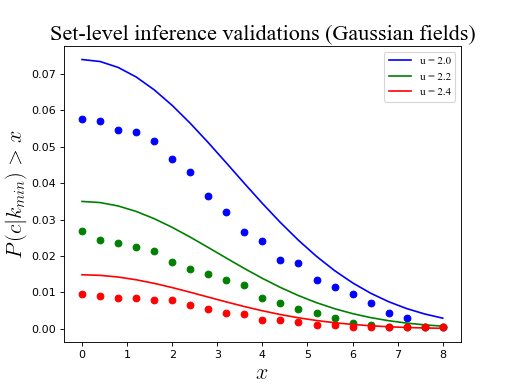

Python code for this plot:
import numpy as np
from matplotlib import pyplot
import rft1d

eps        = np.finfo(float).eps   #smallest float

#(0) Test on one random field:
np.random.seed(0)
nResponses   = 2000
nNodes       = 101
FWHM         = 8.5
interp       = True
wrap         = True
heights      = [2.0, 2.2, 2.4]
c            = 2
### generate data:
y            = rft1d.randn1d(nResponses, nNodes, FWHM)
calc         = rft1d.geom.ClusterMetricCalculator()
rftcalc      = rft1d.prob.RFTCalculator(STAT='Z', nodes=nNodes, FWHM=FWHM)

#(1) Maximum region size:
K0      = np.linspace(eps, 8, 21)
K       = [[calc.cluster_extents(yy, h, interp, wrap)   for yy in y]  for h in heights]
### compute number of upcrossings above a threshold:
C       = np.array([[[  sum([kkk>=k0 for kkk in kk])  for kk in k]  for k in K]   for k0 in K0])
P       = np.mean(C>=c, axis=2).T
P0      = np.array([[rftcalc.p.set(c, k0, h)  for h in heights]  for k0 in K0/FWHM]).T

#(2) Plot results:
pyplot.close('all')
name       = 'Times New Roman'
colors  = ['b', 'g', 'r']
ax      = pyplot.axes()
for color,p,p0,u in zip(colors,P,P0,heights):
        ax.plot(K0, p,  'o', color=color)
        ax.plot(K0, p0, '-', color=color, label='u = %.1f'%u)
ax.set_xlabel(r'$x$', size=20, usetex=True)
ax.set_ylabel(r'$P(c | k_{min}) > x$', size=20, usetex=True)
leg = ax.legend()
pyplot.setp( leg.get_texts() , name=name )
ax.set_title('Set-level inference validations (Gaussian fields)', size=20, name=name)
pyplot.show()
